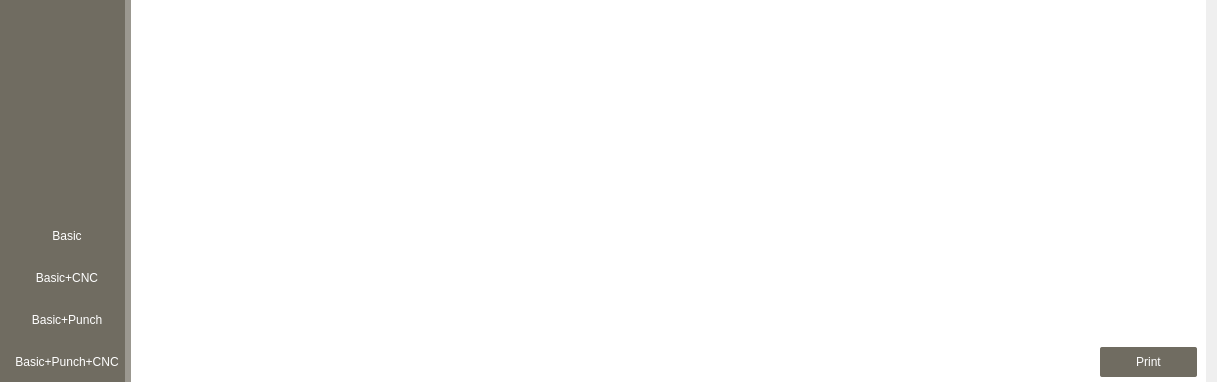
         <widget class="QWidget" name="result_page">
          <layout class="QVBoxLayout" name="verticalLayout_11">
           <property name="leftMargin">
            <number>0</number>
           </property>
           <property name="topMargin">
            <number>0</number>
           </property>
           <property name="bottomMargin">
            <number>0</number>
           </property>
           <item>
            <widget class="QWidget" name="result_page_sub_wid" native="true">
             <property name="styleSheet">
              <string notr="true">background-color: #9b9890;</string>
             </property>
             <layout class="QGridLayout" name="gridLayout_10" rowstretch="2,0">
              <property name="leftMargin">
               <number>0</number>
              </property>
              <property name="topMargin">
               <number>0</number>
              </property>
              <property name="rightMargin">
               <number>0</number>
              </property>
              <property name="bottomMargin">
               <number>0</number>
              </property>
              <property name="horizontalSpacing">
               <number>6</number>
              </property>
              <property name="verticalSpacing">
               <number>0</number>
              </property>
              <item row="0" column="0" rowspan="2">
               <widget class="QWidget" name="result_widget_btns" native="true">
                <property name="styleSheet">
                 <string notr="true">QWidget{
background-color: #706c61;

}

QPushButton{
border:none;
padding-right:6px;
padding-top:4px;
padding-bottom:4px;
padding-left:6px;
border-top-left-radius:6px;
border-bottom-left-radius:6px;
color:#fff;

}

QPushButton:checked{
background-color:#9b9890;
color:#fff;


}</string>
                </property>
                <layout class="QVBoxLayout" name="verticalLayout_12">
                 <property name="rightMargin">
                  <number>0</number>
                 </property>
                 <item>
                  <spacer name="verticalSpacer_19">
                   <property name="orientation">
                    <enum>Qt::Vertical</enum>
                   </property>
                   <property name="sizeHint" stdset="0">
                    <size>
                     <width>20</width>
                     <height>108</height>
                    </size>
                   </property>
                  </spacer>
                 </item>
                 <item>
                  <spacer name="verticalSpacer_18">
                   <property name="orientation">
                    <enum>Qt::Vertical</enum>
                   </property>
                   <property name="sizeHint" stdset="0">
                    <size>
                     <width>20</width>
                     <height>108</height>
                    </size>
                   </property>
                  </spacer>
                 </item>
                 <item>
                  <layout class="QVBoxLayout" name="verticalLayout_17">
                   <property name="spacing">
                    <number>20</number>
                   </property>
                   <item>
                    <widget class="QPushButton" name="basic_btn_rs">
                     <property name="cursor">
                      <cursorShape>PointingHandCursor</cursorShape>
                     </property>
                     <property name="text">
                      <string>Basic</string>
                     </property>
                     <property name="checkable">
                      <bool>true</bool>
                     </property>
                     <property name="autoExclusive">
                      <bool>true</bool>
                     </property>
                    </widget>
                   </item>
                   <item>
                    <widget class="QPushButton" name="basic_cnc_rs">
                     <property name="cursor">
                      <cursorShape>PointingHandCursor</cursorShape>
                     </property>
                     <property name="text">
                      <string>Basic+CNC</string>
                     </property>
                     <property name="checkable">
                      <bool>true</bool>
                     </property>
                     <property name="autoExclusive">
                      <bool>true</bool>
                     </property>
                    </widget>
                   </item>
                   <item>
                    <widget class="QPushButton" name="basic_punch_rs">
                     <property name="cursor">
                      <cursorShape>PointingHandCursor</cursorShape>
                     </property>
                     <property name="text">
                      <string>Basic+Punch</string>
                     </property>
                     <property name="checkable">
                      <bool>true</bool>
                     </property>
                     <property name="autoExclusive">
                      <bool>true</bool>
                     </property>
                    </widget>
                   </item>
                   <item>
                    <widget class="QPushButton" name="basic_punch_cnc_rs">
                     <property name="cursor">
                      <cursorShape>PointingHandCursor</cursorShape>
                     </property>
                     <property name="text">
                      <string>Basic+Punch+CNC</string>
                     </property>
                     <property name="checkable">
                      <bool>true</bool>
                     </property>
                     <property name="autoExclusive">
                      <bool>true</bool>
                     </property>
                    </widget>
                   </item>
                  </layout>
                 </item>
                </layout>
               </widget>
              </item>
              <item row="0" column="1">
               <widget class="QWidget" name="results_page_widget" native="true">
                <property name="styleSheet">
                 <string notr="true">background-color:#fff;</string>
                </property>
               </widget>
              </item>
              <item row="1" column="1">
               <widget class="QWidget" name="print_btn_widget" native="true">
                <property name="styleSheet">
                 <string notr="true">QPushButton{

border:none;
background-color:#706c61;
color:#fff;
border-radius:2px;
padding:8px;


}
QPushButton:hover{
background-color:#fff;
border:1px solid #706c61;
color:#706c61;


}
QPushButton:checked{
background-color:#fff;
border:1px solid #706c61;
color:#706c61;

}
QWidget{

	background-color: rgb(255, 255, 255);
}</string>
                </property>
                <layout class="QHBoxLayout" name="horizontalLayout_26">
                 <property name="topMargin">
                  <number>0</number>
                 </property>
                 <property name="bottomMargin">
                  <number>5</number>
                 </property>
                 <item>
                  <spacer name="horizontalSpacer_8">
                   <property name="orientation">
                    <enum>Qt::Horizontal</enum>
                   </property>
                   <property name="sizeHint" stdset="0">
                    <size>
                     <width>960</width>
                     <height>20</height>
                    </size>
                   </property>
                  </spacer>
                 </item>
                 <item>
                  <widget class="QPushButton" name="print_results_btn">
                   <property name="minimumSize">
                    <size>
                     <width>97</width>
                     <height>0</height>
                    </size>
                   </property>
                   <property name="cursor">
                    <cursorShape>PointingHandCursor</cursorShape>
                   </property>
                   <property name="styleSheet">
                    <string notr="true">QPushButton{

border:none;
background-color:#706c61;
color:#fff;
border-radius:2px;
padding:8px;


}
QPushButton:hover{
background-color:#fff;
border:1px solid #706c61;
color:#706c61;


}
QPushButton:checked{
background-color:#fff;
border:1px solid #706c61;
color:#706c61;

}</string>
                   </property>
                   <property name="text">
                    <string>Print</string>
                   </property>
                  </widget>
                 </item>
                </layout>
               </widget>
              </item>
             </layout>
            </widget>
           </item>
          </layout>
         </widget>
